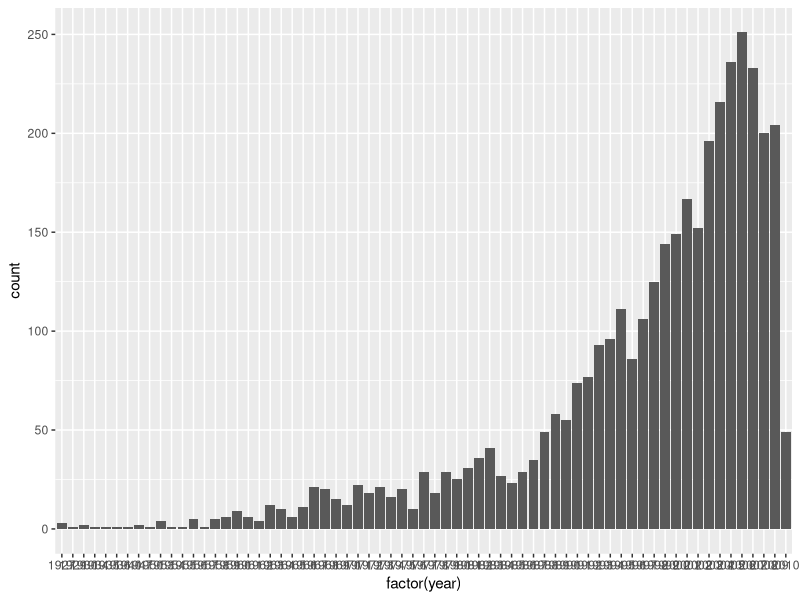

The R source for this figure:
library(ggplot2, quietly=TRUE)

milsongs<-read.csv("msd_simple.csv",header=TRUE)

#Remove duplicates
print("Removing duplicates...")
milsongs<-milsongs[!duplicated(milsongs[,c('artist_name','title','track_id')]),]

#Remove where year is zero
print("Removing columns where year is 0...")
cleanYMS<-milsongs[apply(milsongs[11],1,function(z) any(z!=0)),]

#Decade splitting
print("Reducing to five classes")
cleanYMS$decade<-ifelse(cleanYMS$year>=2005,2005,ifelse(cleanYMS$year>=1995,1995,ifelse(cleanYMS$year>=1985, 1985,ifelse(cleanYMS$year>= 1975, 1975, 1965))))

print("Saving new clean dataset...")
write.csv(cleanYMS,"msd_year.csv")
print("Saved!")

cat(paste("Saving a plot for year distribution \n"))
jpeg('year_distribution_full.jpg')
c<-ggplot(cleanYMS,aes(factor(year)))
plot(c+geom_bar())
dev.off()
